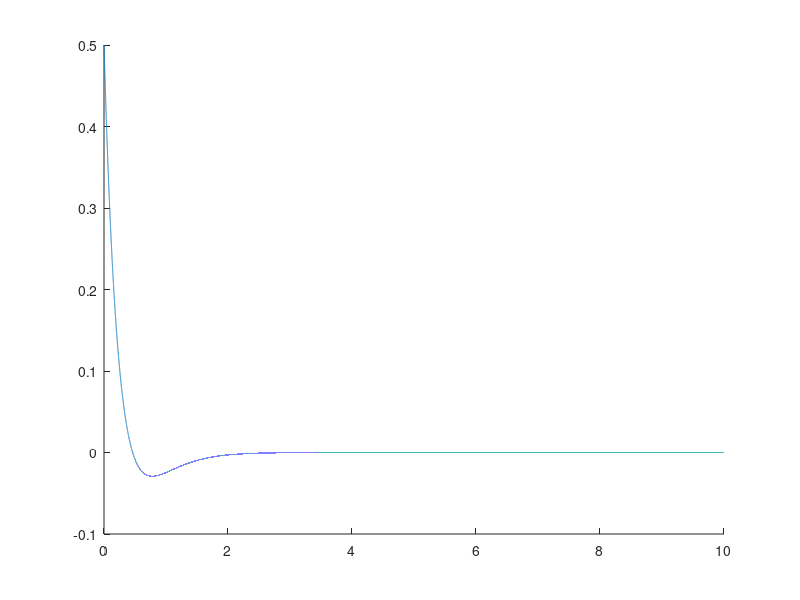

This figure's MATLAB source: (Note: this script raises an error after producing the figure.)
%% SYSTEM THEORY AND ADVANCED CONTROL - Academic Year 2024/2025
% EXERCISE SESSION V
% Reachability Continuous Time
clc; clear all; close all;

L=1;
C=1e-1;
R = sqrt(L/C)*1;   %try this later
% R = 10;

% x_1 = i_L
% x_2 = v_c

A = [-(2*R)/L, 1/L
    - 1/C, 0];

B = [R/L;
    1/C
    ];

C = [1, 0];


[V, lambda] = eig(A);

% A_tilde = pinv(V) * A * V

kerA = null(lambda(1) * eye(2) - A);
disp('Kernel of A')
disp(kerA);

disp('Eigenvalues of A');
disp(lambda);

disp('Eigenvectors of A')
disp(V)


% sys = ss(A, B, eye(size(A, 1)), zeros(size(A, 1), size(B, 2)));
% bode(sys);
% Gs = tf(sys);
% Gs


disp(lambda);
R=ctrb(A,B);
disp('Rank of R')
disp(rank(R))

%% System behavior in absence of inputs

x0 = [0.5; 
    0.5];

t_end = 10;

model = @(t, x) A * x;

dt = 1e-4;
[time, xx] = ode45(model, 0:dt:t_end, x0);

figure;
ax0 = gca;
hold(ax0, "on")
plot(ax0, time, xx(:, 1), LineWidth=1.5, DisplayName='$x_1$')
plot(ax0, time, xx(:, 2), LineWidth=1.5, DisplayName='$x_2$')
ylabel(ax0, 'System States', Interpreter='latex')
xlabel(ax0, 'Time (s)', Interpreter='latex')
grid(ax0)
legend(ax0, Interpreter='latex')
%%
close all;
% control goal:
Tf = 1;  %decrease this!

x_ref = [10;
    15];

%computation of the Gramian at Tf
F = @(t,x) reshape(expm(A*(Tf-t))*B*B'*expm(A'*(Tf-t)), 4, 1);

time_span = 0:Tf*dt:Tf;

[~, w] = ode45(F, time_span, zeros(4, 1));

W = reshape(w(end,:)', 2, 2);
disp('Determinant of W')
det(W)
invW = pinv(W);

%construction of u
u = @(t, x0) B'* expm(A' * (Tf-t)) * invW * (x_ref - expm(A*Tf) * x0);

F = @(t,x) A*x+B*u(t,x0);

% model = @(t, x, x0) [ % u ....
%     %F...];
[t,x] = ode45(F, time_span, x0);

U = zeros(size(t));
for i=1:length(t)
    U(i)=u(t(i),x0);
end

% First subplot
figure;
ax1 = subplot(2,1,1); 
hold(ax1, 'on');
plot(ax1, t, x(:, 1), 'linewidth', 1.5, DisplayName='$x_1$');
plot(ax1, t, x(:, 2), 'linewidth', 1.5, DisplayName='$x_2$');
plot(ax1, t, x_ref(1) * ones(size(t)), LineStyle="--", DisplayName='$x_{1, ref}$')
plot(ax1, t, x_ref(2) * ones(size(t)), LineStyle="--", DisplayName='$x_{2, ref}$')
xlabel(ax1, 'Time (s)', interpreter='latex')
ylabel(ax1, '$x(t)$', Interpreter='latex');
legend(ax1, interpreter='latex', Location='southwest')
grid(ax1)

% Second subplot
ax2 = subplot(2,1,2);  
plot(ax2, t, U, 'linewidth', 1.5, DisplayName='$u(t)$');
hold(ax2, 'on');
hold(ax2, 'off');
xlabel(ax2, 'Time (s)', Interpreter='latex');
ylabel(ax2, '$u(t)$', Interpreter='latex');
legend(ax2, Interpreter="latex")
grid(ax2)

figure;
ax4 = gca;
hold(ax4, "on");
plot(ax4, x(:, 1), x(:, 2), LineWidth=1.5);
xlabel(ax4, '$x_1$', interpreter='latex');
ylabel(ax4, '$x_2$', Interpreter='latex');
grid(ax4)
title(ax4, 'Phase Space Plot', Interpreter='latex')

